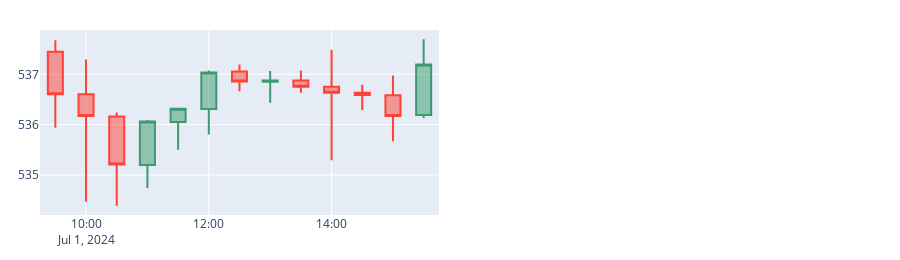

Notebook source saved alongside this figure:
### Code cell
import math
from plotly.subplots import make_subplots
import plotly.graph_objects as go

data_n = len(origin_indices)
rows = math.ceil(data_n / 2)

fig = make_subplots(
    rows = rows, cols = 2,
    shared_yaxes=False,
    horizontal_spacing=0.05,
    vertical_spacing=0.06
)

for i in range(data_n):
  target = origin_indices[i]
  data_object = ohlcv_data.iloc[target: (target + 13)]

  fig.add_trace(go.Candlestick(x=data_object['date'],open=data_object['1. open'],high=data_object['2. high'],low=data_object['3. low'],close=data_object['4. close']), row=i // 2 + 1, col=i % 2 + 1)

fig.update_xaxes(rangeslider_visible=False)
fig.update_layout(
    height=rows * 260,
    margin=dict(t=30, b=30, l=40, r=20)
)

fig.show()

### Figure 1 — Plotly figure (JSON) as saved in the notebook; plotly's stock layout.template omitted (floating-point values rounded to 4 significant figures)
{"data": [{"close": [536.6, 536.2, 535.2, 536.1, 536.3, 537.0, 536.9, 536.9, 536.8, 536.6, 536.6, 536.2, 537.2], "high": [537.7, 537.3, 536.2, 536.1, 536.3, 537.1, 537.2, 537.1, 537.1, 537.5, 536.8, 537.0, 537.7], "low": [535.9, 534.5, 534.4, 534.7, 535.5, 535.8, 536.7, 536.4, 536.6, 535.3, 536.3, 535.7, 536.1], "open": [537.5, 536.6, 536.2, 535.2, 536.1, 536.3, 537.1, 536.9, 536.9, 536.8, 536.6, 536.6, 536.2], "type": "candlestick", "x": ["2024-07-01 09:30:00", "2024-07-01 10:00:00", "2024-07-01 10:30:00", "2024-07-01 11:00:00", "2024-07-01 11:30:00", "2024-07-01 12:00:00", "2024-07-01 12:30:00", "2024-07-01 13:00:00", "2024-07-01 13:30:00", "2024-07-01 14:00:00", "2024-07-01 14:30:00", "2024-07-01 15:00:00", "2024-07-01 15:30:00"], "xaxis": "x", "yaxis": "y"}], "layout": {"height": 260, "margin": {"b": 30, "l": 40, "r": 20, "t": 30}, "xaxis": {"anchor": "y", "domain": [0, 0.475], "rangeslider": {"visible": false}}, "xaxis2": {"anchor": "y2", "domain": [0.525, 1], "rangeslider": {"visible": false}}, "yaxis": {"anchor": "x", "domain": [0, 1]}, "yaxis2": {"anchor": "x2", "domain": [0, 1]}}}
